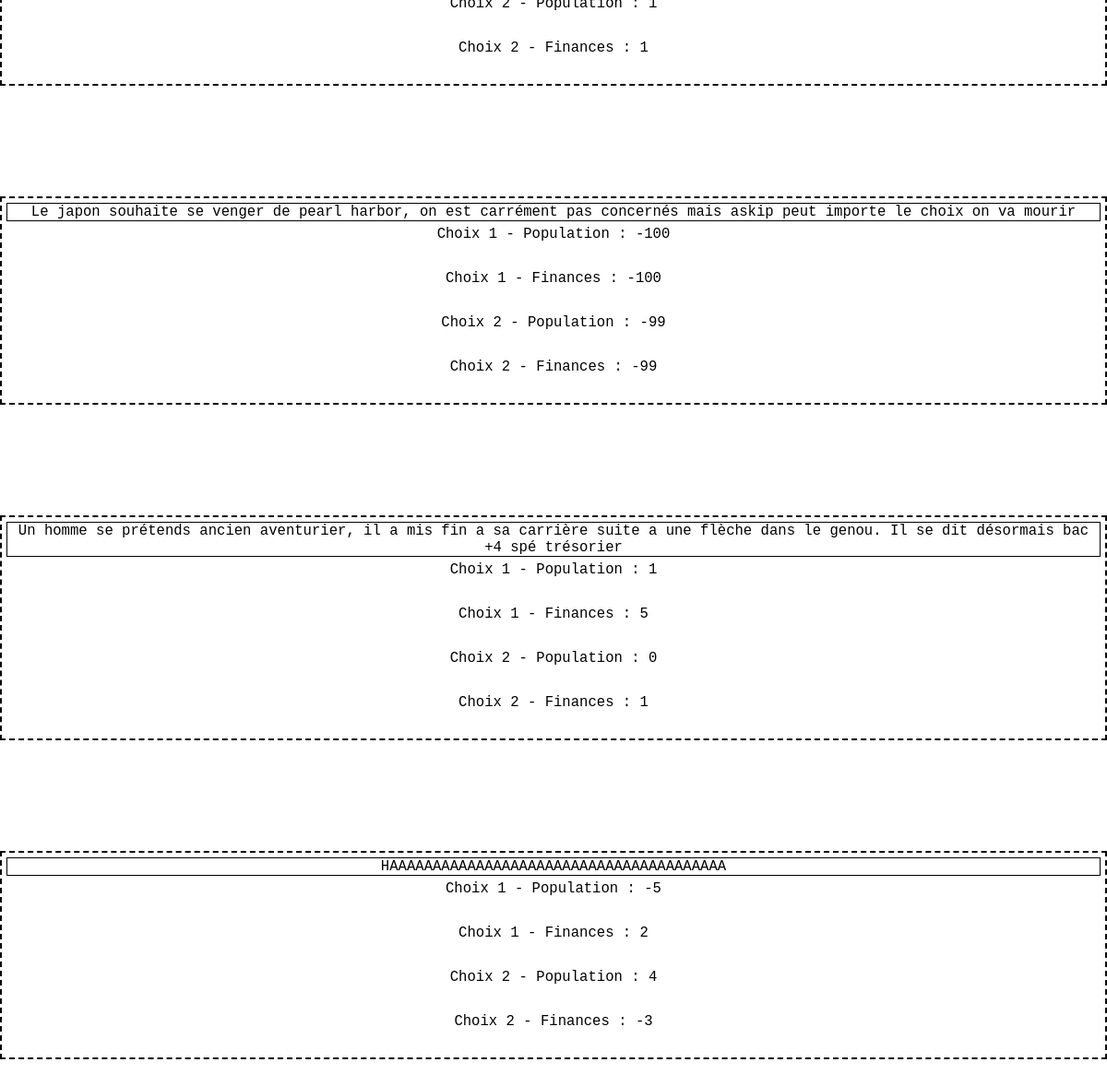
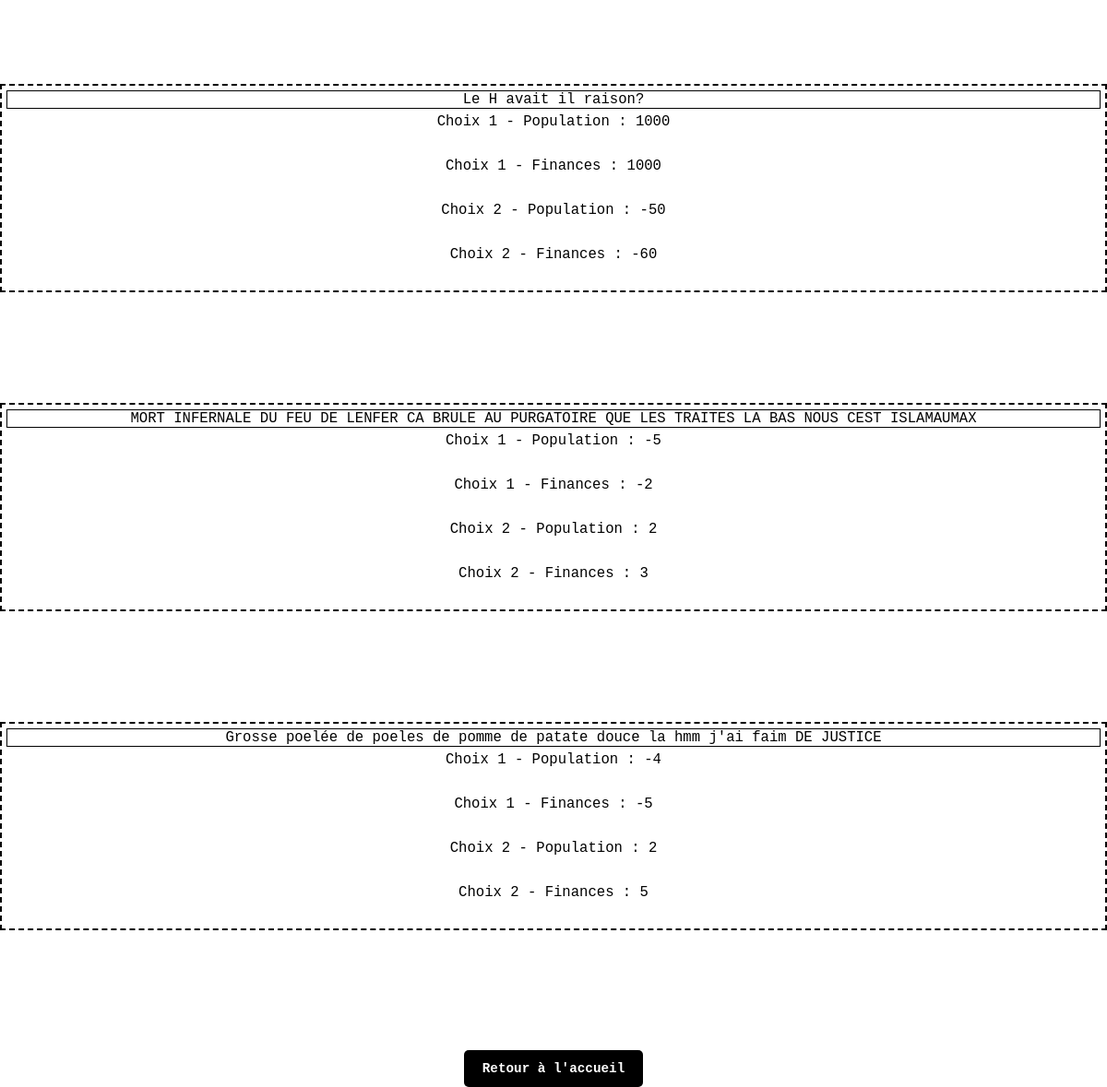
The page /public/index.php?action=afficherToutesLesCartes on the database its author committed (2 pictures, top to bottom).
### tables this page shows
CREATE TABLE `carte` (
  `id_carte` int(11) NOT NULL,
  `texte_carte` varchar(280) NOT NULL,
  `date_soumission` date NOT NULL,
  `ordre_soumission` int(11) NOT NULL,
  `choix1_population` int(11) NOT NULL,
  `choix1_finances` int(11) NOT NULL,
  `choix2_population` int(11) NOT NULL,
  `choix2_finances` int(11) NOT NULL,
  `id_deck` int(11) NOT NULL,
  `id_createur` int(11) NOT NULL
);

### controllers/CarteController.php (called while the page is built, shortened)
<?php
require_once './../models/Carte.php';
class CarteController {
    private $carteModel;
    public function __construct($db) {
        $this->carteModel = new Carte($db);
    }
    public function afficherToutesLesCartes() {
    $cartes = $this->carteModel->obtenirToutesLesCartes();
    require './../views/carte/afficherToutesLesCartes.php';
}
}
?>

### models/Carte.php (called while the page is built, shortened)
<?php
class Carte {
    private $db;
    public function __construct($db) {
        $this->db = $db;
    }
    public function obtenirToutesLesCartes() {
        $sql = "SELECT * FROM carte";
        $stmt = $this->db->prepare($sql);
        $stmt->execute();
        return $stmt->fetchAll();
}
}
?>

### views/carte/afficherToutesLesCartes.php (the view, shortened to what this page needs)
<!DOCTYPE html>
<html lang="fr">
<head>
    <link rel="stylesheet" href="./assets/styles/style.css">
</head>
<body>
    <?php if (!empty($cartes)): ?>
    <ul>
        <?php foreach ($cartes as $carte): ?>
        <li class="card">
            <p><?php echo htmlspecialchars($carte['texte_carte']); ?></p>
            <p>Choix 1 - Population : <?php echo htmlspecialchars($carte['choix1_population']); ?></p>
            <p>Choix 1 - Finances : <?php echo htmlspecialchars($carte['choix1_finances']); ?></p>
            <p>Choix 2 - Population : <?php echo htmlspecialchars($carte['choix2_population']); ?></p>
            <p>Choix 2 - Finances : <?php echo htmlspecialchars($carte['choix2_finances']); ?></p>
        </li>
        <?php endforeach; ?>
    </ul>
    <?php else: ?>
    <p>Aucune carte n'est disponible pour le moment.</p>
    <?php endif; ?>
    <a href="index.php?action=accueil">Retour à l'accueil</a>
</body>
</html>

### public/assets/styles/style.css (style rules this page uses)
* { box-sizing: border-box; margin: 0; padding: 0; scroll-behavior: smooth; font-family: monospace; }
body { font-family: monospace; margin: 0; padding: 0; display: flex; justify-content: center; align-items: center; flex-direction: column; height: 100vh; text-align: center; }
p { font-size: 1.2rem; margin-bottom: 30px; }
a, #carte_form button, #deck_form button { display: inline-block; margin: 10px 0; padding: 12px 20px; font-size: 1.1rem; font-weight: bold; color: #fff; text-decoration: none; border-radius: 5px; transition: background-color 0.3s ease; background-color: black; }
ul, li { list-style-type: none; }
.card { border: 2px dashed black; margin-bottom: 10%; }
.card p:nth-child(1) { border: 1px solid black; margin: 5px; }

### rows shown on the page
carte: choix2_finances "1"
carte: texte_carte "Le japon souhaite se venger de pearl harbor, on est carrément pas concernés mais askip peut importe le choix on va mourir", choix1_population "-100", choix1_finances "-100", choix2_population "-99", choix2_finances "-99"
carte: texte_carte "Un homme se prétends ancien aventurier, il a mis fin a sa carrière suite a une flèche dans le genou. Il se dit désormais bac +4 spé trésorier", choix1_population "1", choix1_finances "5", choix2_population "0", choix2_finances "1"
carte: texte_carte "HAAAAAAAAAAAAAAAAAAAAAAAAAAAAAAAAAAAAAAA", choix1_population "-5", choix1_finances "2", choix2_population "4", choix2_finances "-3"
carte: texte_carte "Le H avait il raison?", choix1_population "1000", choix1_finances "1000", choix2_population "-50", choix2_finances "-60"
carte: texte_carte "MORT INFERNALE DU FEU DE LENFER CA BRULE AU PURGATOIRE QUE LES TRAITES LA BAS NOUS CEST ISLAMAUMAX", choix1_population "-5", choix1_finances "-2", choix2_population "2", choix2_finances "3"
carte: texte_carte "Grosse poelée de poeles de pomme de patate douce la hmm j'ai faim DE JUSTICE", choix1_population "-4", choix1_finances "-5", choix2_population "2", choix2_finances "5"
